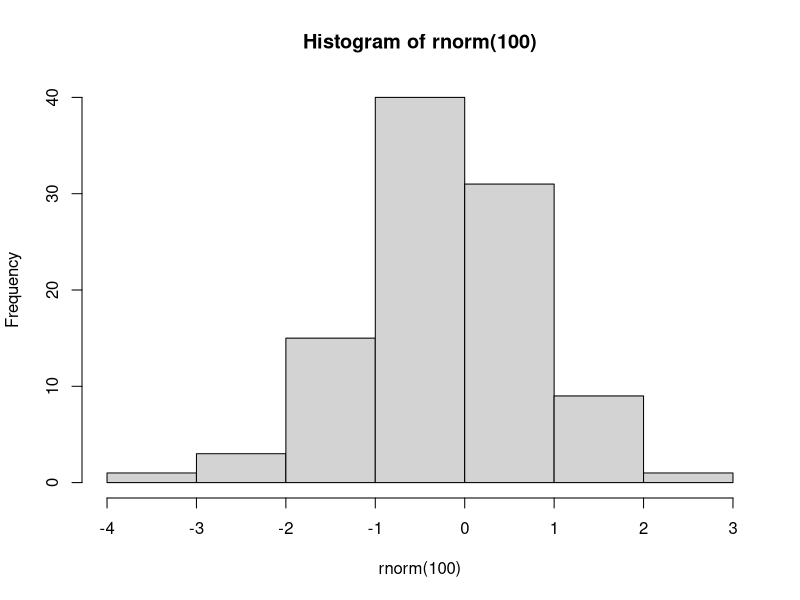
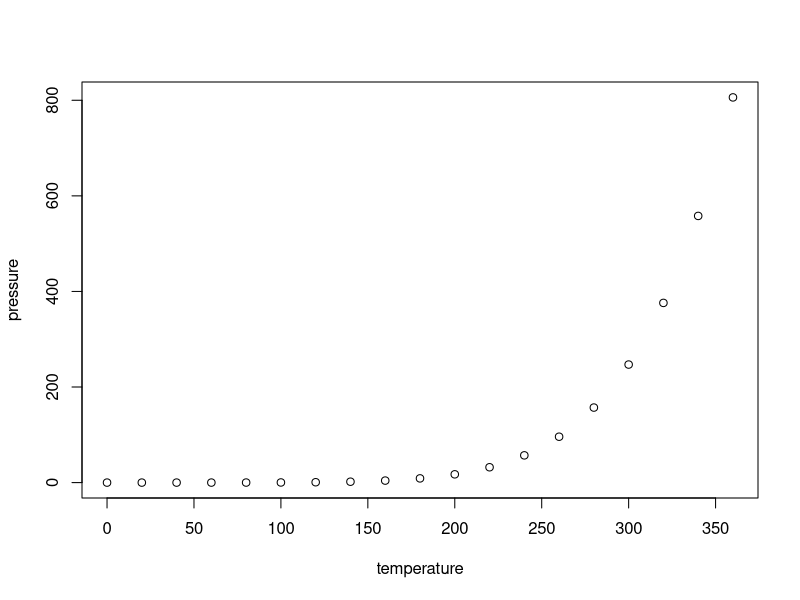

Here is the R script that generated these plots, in order:
## ---- chunk 1
hist(rnorm(100))
## ---- chunk 2
summary(cars)
## ---- chunk 3
plot(pressure)
